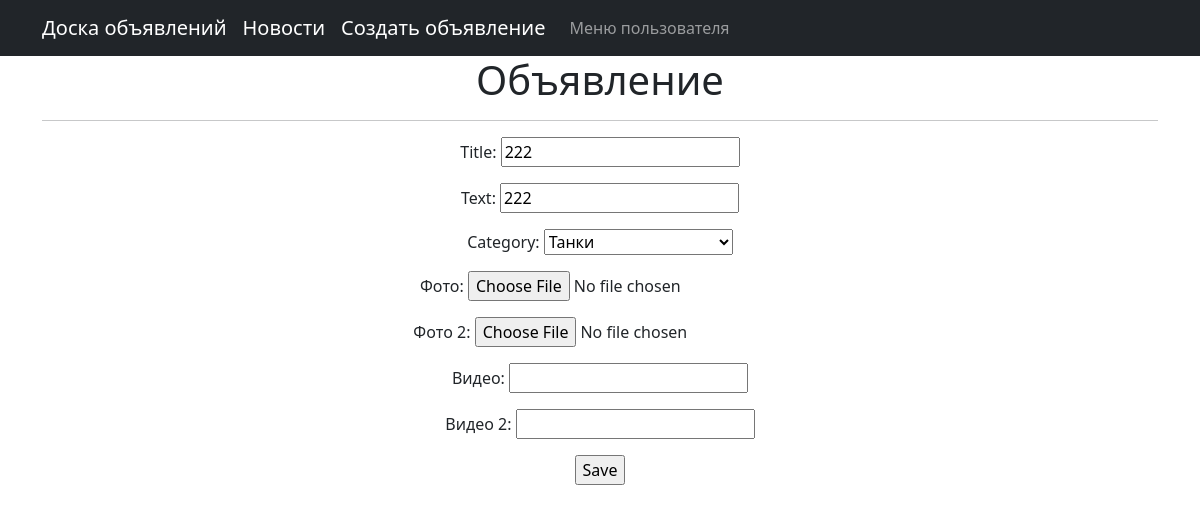
Screenshot of /posts/6/update/ (signed in) with the database file from the repository.
### news/models.py (models this page shows, shortened)
class Post(models.Model):
    title = models.CharField(max_length=255)
    text = models.CharField(max_length=10000)
    category = models.ForeignKey(Category, on_delete=models.CASCADE)
    author = models.ForeignKey(User, on_delete=models.CASCADE)
    time_creation = models.DateTimeField(auto_now_add=True)
    photo = models.ImageField(upload_to='photos/%Y/%m/%d/', default=None,
                              blank=True, null=True, verbose_name='Фото')
    photo2 = models.ImageField(upload_to='photos2/%Y/%m/%d/', default=None,
                               blank=True, null=True, verbose_name='Фото 2')
    video = EmbedVideoField(default=None, blank=True, null=True, verbose_name='Видео')
    video2 = EmbedVideoField(default=None, blank=True, null=True, verbose_name='Видео 2')

class Category(models.Model):
    category = models.CharField(max_length=255, unique=True)
    def __str__(self):
        return self.category.title()

### news/views.py (the view)
# urls.py: path('<int:pk>/update/', PostUpdate.as_view(), name='post_update'),
class PostUpdate(UserPassesTestMixin, UpdateView):
    form_class = PostForm
    model = Post
    template_name = 'post_create.html'
    context_object_name = 'post_edit'
    success_url = reverse_lazy('post_list')
    def test_func(self):
        x = self.request.user.username
        y = self.model.objects.get(pk=self.kwargs['pk'])
        c = str(y.author)
        a = True
        b = False
        if x == c:
            return x == c
        else:
            redirect('/')

### news/forms.py
class PostForm(forms.ModelForm):
    class Meta:
        model = Post
        fields = [
            'title',
            'text',
            'category',
            'photo',
            'photo2',
            'video',
            'video2',
        ]

### templates/post_create.html (shortened to what this page needs)
{% extends 'flatpages/default.html' %}
{% block content %}
<h1>Объявление</h1>
<hr>
<form action="" method="post" enctype="multipart/form-data">
    {{ form.as_p }}
    <input type="submit" value="Save" />
</form>
{% endblock content %}

### rows the page displays
Post: title "222", text "222"
Category: category "Танки"
